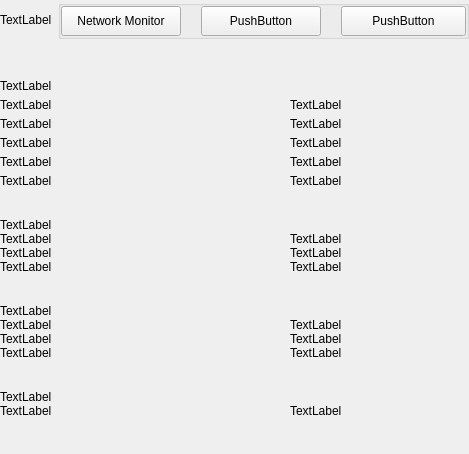
<?xml version="1.0" encoding="UTF-8"?>
<ui version="4.0">
 <class>SettingsInformationWidget</class>
 <widget class="QWidget" name="SettingsInformationWidget">
  <property name="geometry">
   <rect>
    <x>0</x>
    <y>0</y>
    <width>469</width>
    <height>454</height>
   </rect>
  </property>
  <property name="windowTitle">
   <string>Form</string>
  </property>
  <layout class="QVBoxLayout" name="verticalLayout">
   <property name="spacing">
    <number>0</number>
   </property>
   <property name="leftMargin">
    <number>0</number>
   </property>
   <property name="topMargin">
    <number>0</number>
   </property>
   <property name="rightMargin">
    <number>0</number>
   </property>
   <property name="bottomMargin">
    <number>0</number>
   </property>
   <item>
    <widget class="QWidget" name="left" native="true">
     <layout class="QVBoxLayout" name="verticalLayout_3">
      <property name="leftMargin">
       <number>0</number>
      </property>
      <property name="topMargin">
       <number>0</number>
      </property>
      <property name="rightMargin">
       <number>0</number>
      </property>
      <property name="bottomMargin">
       <number>0</number>
      </property>
      <item>
       <layout class="QVBoxLayout" name="verticalLayout_2">
        <property name="spacing">
         <number>0</number>
        </property>
        <item>
         <layout class="QHBoxLayout" name="horizontalLayout_3">
          <property name="spacing">
           <number>0</number>
          </property>
          <item>
           <widget class="QLabel" name="labelTitle">
            <property name="text">
             <string>TextLabel</string>
            </property>
           </widget>
          </item>
          <item>
           <spacer name="horizontalSpacer">
            <property name="orientation">
             <enum>Qt::Horizontal</enum>
            </property>
            <property name="sizeHint" stdset="0">
             <size>
              <width>40</width>
              <height>20</height>
             </size>
            </property>
           </spacer>
          </item>
          <item>
           <widget class="QGroupBox" name="groupBox">
            <property name="title">
             <string/>
            </property>
            <layout class="QHBoxLayout" name="horizontalLayout_4">
             <property name="spacing">
              <number>20</number>
             </property>
             <property name="leftMargin">
              <number>0</number>
             </property>
             <property name="topMargin">
              <number>0</number>
             </property>
             <property name="rightMargin">
              <number>0</number>
             </property>
             <property name="bottomMargin">
              <number>0</number>
             </property>
             <item>
              <widget class="QPushButton" name="pushButtonNetworkMonitor">
               <property name="minimumSize">
                <size>
                 <width>120</width>
                 <height>30</height>
                </size>
               </property>
               <property name="text">
                <string>Network Monitor</string>
               </property>
              </widget>
             </item>
             <item>
              <widget class="QPushButton" name="pushButtonBackups">
               <property name="minimumSize">
                <size>
                 <width>120</width>
                 <height>30</height>
                </size>
               </property>
               <property name="maximumSize">
                <size>
                 <width>120</width>
                 <height>30</height>
                </size>
               </property>
               <property name="text">
                <string>PushButton</string>
               </property>
               <property name="checkable">
                <bool>false</bool>
               </property>
               <property name="autoExclusive">
                <bool>false</bool>
               </property>
              </widget>
             </item>
             <item>
              <widget class="QPushButton" name="pushButtonFile">
               <property name="minimumSize">
                <size>
                 <width>125</width>
                 <height>30</height>
                </size>
               </property>
               <property name="maximumSize">
                <size>
                 <width>125</width>
                 <height>30</height>
                </size>
               </property>
               <property name="text">
                <string>PushButton</string>
               </property>
               <property name="checkable">
                <bool>false</bool>
               </property>
               <property name="checked">
                <bool>false</bool>
               </property>
               <property name="autoExclusive">
                <bool>false</bool>
               </property>
              </widget>
             </item>
            </layout>
           </widget>
          </item>
         </layout>
        </item>
        <item>
         <spacer name="verticalSpacer_2">
          <property name="orientation">
           <enum>Qt::Vertical</enum>
          </property>
          <property name="sizeType">
           <enum>QSizePolicy::Fixed</enum>
          </property>
          <property name="sizeHint" stdset="0">
           <size>
            <width>20</width>
            <height>40</height>
           </size>
          </property>
         </spacer>
        </item>
        <item>
         <widget class="QWidget" name="layoutOptions1" native="true">
          <layout class="QVBoxLayout" name="verticalLayout_9">
           <property name="spacing">
            <number>5</number>
           </property>
           <property name="leftMargin">
            <number>0</number>
           </property>
           <property name="topMargin">
            <number>0</number>
           </property>
           <property name="rightMargin">
            <number>0</number>
           </property>
           <property name="bottomMargin">
            <number>10</number>
           </property>
           <item>
            <widget class="QLabel" name="labelTitleGeneral">
             <property name="text">
              <string>TextLabel</string>
             </property>
            </widget>
           </item>
           <item>
            <layout class="QHBoxLayout" name="horizontalLayout" stretch="0,1">
             <property name="spacing">
              <number>0</number>
             </property>
             <item>
              <widget class="QLabel" name="labelTitleClient">
               <property name="minimumSize">
                <size>
                 <width>290</width>
                 <height>0</height>
                </size>
               </property>
               <property name="maximumSize">
                <size>
                 <width>290</width>
                 <height>16777215</height>
                </size>
               </property>
               <property name="text">
                <string>TextLabel</string>
               </property>
              </widget>
             </item>
             <item>
              <widget class="QLabel" name="labelInfoClient">
              <property name="cursor">
                <cursorShape>IBeamCursor</cursorShape>
               </property>
               <property name="textInteractionFlags">
                <set>Qt::LinksAccessibleByMouse|Qt::TextSelectableByKeyboard|Qt::TextSelectableByMouse</set>
               </property>
               <property name="text">
                <string>TextLabel</string>
               </property>
              </widget>
             </item>
            </layout>
           </item>
           <item>
            <layout class="QHBoxLayout" name="horizontalAgent" stretch="0,1">
             <property name="spacing">
              <number>0</number>
             </property>
             <item>
              <widget class="QLabel" name="labelTitleAgent">
               <property name="minimumSize">
                <size>
                 <width>290</width>
                 <height>0</height>
                </size>
               </property>
               <property name="maximumSize">
                <size>
                 <width>290</width>
                 <height>16777215</height>
                </size>
               </property>
               <property name="text">
                <string>TextLabel</string>
               </property>
              </widget>
             </item>
             <item>
              <widget class="QLabel" name="labelInfoAgent">
              <property name="cursor">
                <cursorShape>IBeamCursor</cursorShape>
               </property>
               <property name="textInteractionFlags">
                <set>Qt::LinksAccessibleByMouse|Qt::TextSelectableByKeyboard|Qt::TextSelectableByMouse</set>
               </property>
               <property name="text">
                <string>TextLabel</string>
               </property>
              </widget>
             </item>
            </layout>
           </item>
           <item>
            <layout class="QHBoxLayout" name="horizontalBerkely" stretch="0,1">
             <property name="spacing">
              <number>0</number>
             </property>
             <item>
              <widget class="QLabel" name="labelTitleBerkeley">
               <property name="minimumSize">
                <size>
                 <width>290</width>
                 <height>0</height>
                </size>
               </property>
               <property name="maximumSize">
                <size>
                 <width>290</width>
                 <height>16777215</height>
                </size>
               </property>
               <property name="text">
                <string>TextLabel</string>
               </property>
              </widget>
             </item>
             <item>
              <widget class="QLabel" name="labelInfoBerkeley">
              <property name="cursor">
                <cursorShape>IBeamCursor</cursorShape>
               </property>
               <property name="textInteractionFlags">
                <set>Qt::LinksAccessibleByMouse|Qt::TextSelectableByKeyboard|Qt::TextSelectableByMouse</set>
               </property>
               <property name="text">
                <string>TextLabel</string>
               </property>
              </widget>
             </item>
            </layout>
           </item>
           <item>
            <layout class="QHBoxLayout" name="horizontalDataDir" stretch="0,1">
             <property name="spacing">
              <number>0</number>
             </property>
             <item>
              <widget class="QLabel" name="labelTitleDataDir">
               <property name="minimumSize">
                <size>
                 <width>290</width>
                 <height>0</height>
                </size>
               </property>
               <property name="maximumSize">
                <size>
                 <width>290</width>
                 <height>16777215</height>
                </size>
               </property>
               <property name="text">
                <string>TextLabel</string>
               </property>
              </widget>
             </item>
             <item>
              <widget class="QLabel" name="labelInfoDataDir">
              <property name="cursor">
                <cursorShape>IBeamCursor</cursorShape>
               </property>
               <property name="textInteractionFlags">
                <set>Qt::LinksAccessibleByMouse|Qt::TextSelectableByKeyboard|Qt::TextSelectableByMouse</set>
               </property>
               <property name="text">
                <string>TextLabel</string>
               </property>
               <property name="wordWrap">
                <bool>true</bool>
               </property>
              </widget>
             </item>
            </layout>
           </item>
           <item>
            <layout class="QHBoxLayout" name="horizontalTime" stretch="0,1">
             <property name="spacing">
              <number>0</number>
             </property>
             <item>
              <widget class="QLabel" name="labelTitleTime">
               <property name="minimumSize">
                <size>
                 <width>290</width>
                 <height>0</height>
                </size>
               </property>
               <property name="maximumSize">
                <size>
                 <width>290</width>
                 <height>16777215</height>
                </size>
               </property>
               <property name="text">
                <string>TextLabel</string>
               </property>
              </widget>
             </item>
             <item>
              <widget class="QLabel" name="labelInfoTime">
              <property name="cursor">
                <cursorShape>IBeamCursor</cursorShape>
               </property>
               <property name="textInteractionFlags">
                <set>Qt::LinksAccessibleByMouse|Qt::TextSelectableByKeyboard|Qt::TextSelectableByMouse</set>
               </property>
               <property name="text">
                <string>TextLabel</string>
               </property>
              </widget>
             </item>
            </layout>
           </item>
          </layout>
         </widget>
        </item>
        <item>
         <spacer name="verticalSpacer_3">
          <property name="orientation">
           <enum>Qt::Vertical</enum>
          </property>
          <property name="sizeType">
           <enum>QSizePolicy::Minimum</enum>
          </property>
          <property name="sizeHint" stdset="0">
           <size>
            <width>20</width>
            <height>20</height>
           </size>
          </property>
         </spacer>
        </item>
        <item>
         <widget class="QLabel" name="labelTitleNetwork">
          <property name="text">
           <string>TextLabel</string>
          </property>
         </widget>
        </item>
        <item>
         <layout class="QHBoxLayout" name="horizontalName" stretch="0,1">
          <property name="spacing">
           <number>0</number>
          </property>
          <item>
           <widget class="QLabel" name="labelTitleName">
            <property name="minimumSize">
             <size>
              <width>290</width>
              <height>0</height>
             </size>
            </property>
            <property name="maximumSize">
             <size>
              <width>290</width>
              <height>16777215</height>
             </size>
            </property>
            <property name="text">
             <string>TextLabel</string>
            </property>
           </widget>
          </item>
          <item>
           <widget class="QLabel" name="labelInfoName">
           <property name="cursor">
             <cursorShape>IBeamCursor</cursorShape>
            </property>
            <property name="textInteractionFlags">
             <set>Qt::LinksAccessibleByMouse|Qt::TextSelectableByKeyboard|Qt::TextSelectableByMouse</set>
            </property>
            <property name="text">
             <string>TextLabel</string>
            </property>
           </widget>
          </item>
         </layout>
        </item>
        <item>
         <layout class="QHBoxLayout" name="horizontalConnections" stretch="0,1">
           <property name="spacing">
            <number>0</number>
           </property>
          <item>
           <widget class="QLabel" name="labelTitleConnections">
            <property name="minimumSize">
             <size>
              <width>290</width>
              <height>0</height>
             </size>
            </property>
            <property name="maximumSize">
             <size>
              <width>290</width>
              <height>16777215</height>
             </size>
            </property>
            <property name="text">
             <string>TextLabel</string>
            </property>
           </widget>
          </item>
          <item>
           <widget class="QLabel" name="labelInfoConnections">
            <property name="cursor">
             <cursorShape>IBeamCursor</cursorShape>
            </property>
            <property name="textInteractionFlags">
             <set>Qt::LinksAccessibleByMouse|Qt::TextSelectableByKeyboard|Qt::TextSelectableByMouse</set>
            </property>
            <property name="text">
             <string>TextLabel</string>
            </property>
           </widget>
          </item>
         </layout>
        </item>
        <item>
         <widget class="QWidget" name="layoutOptions2" native="true">
          <layout class="QHBoxLayout" name="horizontalMasternodes" stretch="0,1">
           <property name="spacing">
            <number>0</number>
           </property>
           <property name="leftMargin">
            <number>0</number>
           </property>
           <property name="topMargin">
            <number>0</number>
           </property>
           <property name="rightMargin">
            <number>0</number>
           </property>
           <property name="bottomMargin">
            <number>10</number>
           </property>
           <item>
            <widget class="QLabel" name="labelTitleMasternodes">
             <property name="minimumSize">
              <size>
               <width>290</width>
               <height>0</height>
              </size>
             </property>
             <property name="maximumSize">
              <size>
               <width>290</width>
               <height>16777215</height>
              </size>
             </property>
             <property name="text">
              <string>TextLabel</string>
             </property>
            </widget>
           </item>
           <item>
            <widget class="QLabel" name="labelInfoMasternodes">
            <property name="cursor">
              <cursorShape>IBeamCursor</cursorShape>
             </property>
             <property name="textInteractionFlags">
              <set>Qt::LinksAccessibleByMouse|Qt::TextSelectableByKeyboard|Qt::TextSelectableByMouse</set>
             </property>
             <property name="text">
              <string>TextLabel</string>
             </property>
            </widget>
           </item>
          </layout>
         </widget>
        </item>
        <item>
         <spacer name="verticalSpacer_4">
          <property name="orientation">
           <enum>Qt::Vertical</enum>
          </property>
          <property name="sizeType">
           <enum>QSizePolicy::Minimum</enum>
          </property>
          <property name="sizeHint" stdset="0">
           <size>
            <width>20</width>
            <height>20</height>
           </size>
          </property>
         </spacer>
        </item>
        <item>
         <widget class="QLabel" name="labelTitleBlockchain">
          <property name="text">
           <string>TextLabel</string>
          </property>
         </widget>
        </item>
        <item>
         <layout class="QHBoxLayout" name="horizontalBlockNumber" stretch="0,1">
          <property name="spacing">
           <number>0</number>
          </property>
          <item>
           <widget class="QLabel" name="labelTitleBlockNumber">
            <property name="minimumSize">
             <size>
              <width>290</width>
              <height>0</height>
             </size>
            </property>
            <property name="maximumSize">
             <size>
              <width>290</width>
              <height>16777215</height>
             </size>
            </property>
            <property name="text">
             <string>TextLabel</string>
            </property>
           </widget>
          </item>
          <item>
           <widget class="QLabel" name="labelInfoBlockNumber">
           <property name="cursor">
             <cursorShape>IBeamCursor</cursorShape>
            </property>
            <property name="textInteractionFlags">
             <set>Qt::LinksAccessibleByMouse|Qt::TextSelectableByKeyboard|Qt::TextSelectableByMouse</set>
            </property>
            <property name="text">
             <string>TextLabel</string>
            </property>
           </widget>
          </item>
         </layout>
        </item>
        <item>
         <layout class="QHBoxLayout" name="horizontalBlockTime" stretch="0,1">
           <property name="spacing">
            <number>0</number>
           </property>
          <item>
           <widget class="QLabel" name="labelTitleBlockTime">
            <property name="minimumSize">
             <size>
              <width>290</width>
              <height>0</height>
             </size>
            </property>
            <property name="maximumSize">
             <size>
              <width>290</width>
              <height>16777215</height>
             </size>
            </property>
            <property name="text">
             <string>TextLabel</string>
            </property>
           </widget>
          </item>
          <item>
           <widget class="QLabel" name="labelInfoBlockTime">
            <property name="cursor">
             <cursorShape>IBeamCursor</cursorShape>
            </property>
            <property name="textInteractionFlags">
             <set>Qt::LinksAccessibleByMouse|Qt::TextSelectableByKeyboard|Qt::TextSelectableByMouse</set>
            </property>
            <property name="text">
             <string>TextLabel</string>
            </property>
           </widget>
          </item>
         </layout>
        </item>
        <item>
         <widget class="QWidget" name="layoutOptions3" native="true">
          <layout class="QHBoxLayout" name="horizontalBlockHash" stretch="0,1">
           <property name="spacing">
            <number>0</number>
           </property>
           <property name="leftMargin">
            <number>0</number>
           </property>
           <property name="topMargin">
            <number>0</number>
           </property>
           <property name="rightMargin">
            <number>0</number>
           </property>
           <property name="bottomMargin">
            <number>10</number>
           </property>
           <item>
            <widget class="QLabel" name="labelTitleBlockHash">
             <property name="minimumSize">
              <size>
               <width>290</width>
               <height>0</height>
              </size>
             </property>
             <property name="maximumSize">
              <size>
               <width>290</width>
               <height>16777215</height>
              </size>
             </property>
             <property name="text">
              <string>TextLabel</string>
             </property>
            </widget>
           </item>
           <item>
            <widget class="QLabel" name="labelInfoBlockHash">
             <property name="cursor">
              <cursorShape>IBeamCursor</cursorShape>
             </property>
             <property name="textInteractionFlags">
              <set>Qt::LinksAccessibleByMouse|Qt::TextSelectableByKeyboard|Qt::TextSelectableByMouse</set>
             </property>
             <property name="text">
              <string>TextLabel</string>
             </property>
            </widget>
           </item>
          </layout>
         </widget>
        </item>
        <item>
         <spacer name="verticalSpacer_5">
          <property name="orientation">
           <enum>Qt::Vertical</enum>
          </property>
          <property name="sizeType">
           <enum>QSizePolicy::Fixed</enum>
          </property>
          <property name="sizeHint" stdset="0">
           <size>
            <width>20</width>
            <height>20</height>
           </size>
          </property>
         </spacer>
        </item>
        <item>
         <widget class="QLabel" name="labelTitleMemory">
          <property name="text">
           <string>TextLabel</string>
          </property>
         </widget>
        </item>
        <item>
         <layout class="QHBoxLayout" name="horizontalNumberTransactions" stretch="0,1">
          <property name="spacing">
           <number>0</number>
          </property>
          <item>
           <widget class="QLabel" name="labelTitleNumberTransactions">
            <property name="minimumSize">
             <size>
              <width>290</width>
              <height>0</height>
             </size>
            </property>
            <property name="maximumSize">
             <size>
              <width>290</width>
              <height>16777215</height>
             </size>
            </property>
            <property name="text">
             <string>TextLabel</string>
            </property>
           </widget>
          </item>
          <item>
           <widget class="QLabel" name="labelInfoNumberTransactions">
            <property name="text">
             <string>TextLabel</string>
            </property>
           </widget>
          </item>
         </layout>
        </item>
        <item>
         <spacer name="verticalSpacer">
          <property name="orientation">
           <enum>Qt::Vertical</enum>
          </property>
          <property name="sizeHint" stdset="0">
           <size>
            <width>20</width>
            <height>40</height>
           </size>
          </property>
         </spacer>
        </item>
       </layout>
      </item>
     </layout>
    </widget>
   </item>
  </layout>
 </widget>
 <resources/>
 <connections/>
</ui>
